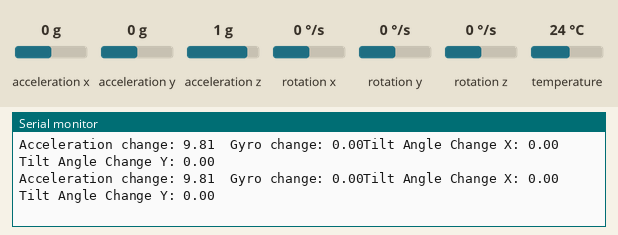
Bench run of a sketch on a simulated Arduino Uno, built with avr-gcc and run on an emulated ATmega328P. Shown: the last lines printed to the serial monitor. Inputs (shaded band) come from the test bench; at power-on: acceleration x 0 g, acceleration y 0 g, acceleration z 1 g, rotation x 0 °/s, rotation y 0 °/s, rotation z 0 °/s, temperature 24 °C.

Above: at 1.2 s.
1.3 s: acceleration x set to -1.4 g
At 1.38 s:
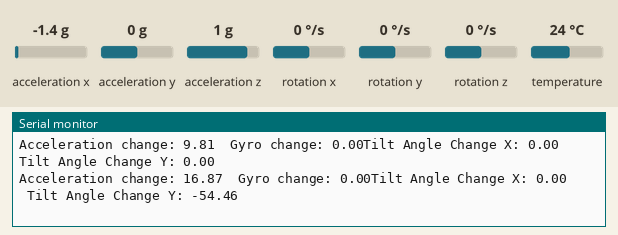
2.8 s: acceleration y set to -1.4 g
At 2.85 s:
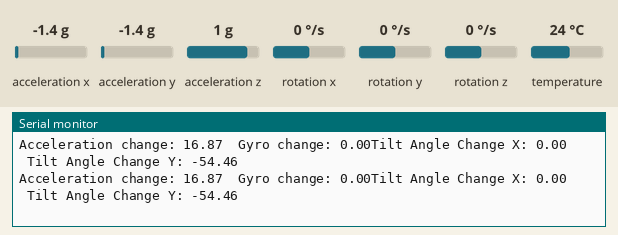
4.3 s: acceleration x set to 0.8 g
At 4.34 s:
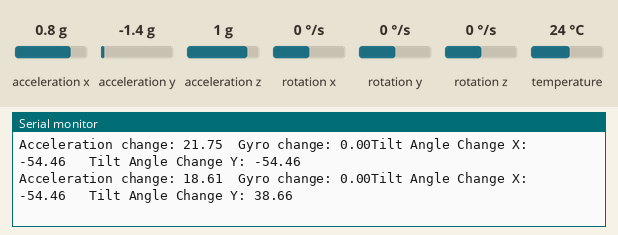
7.3 s: acceleration z set to -1.4 g
At 7.3 s:
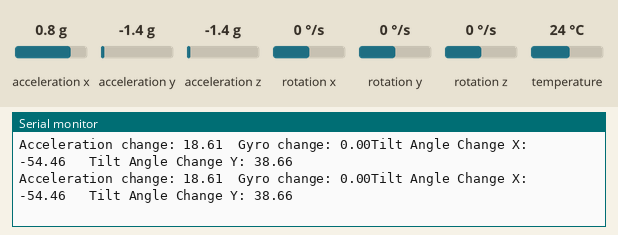
8.8 s: rotation x set to -192 °/s
At 8.88 s:
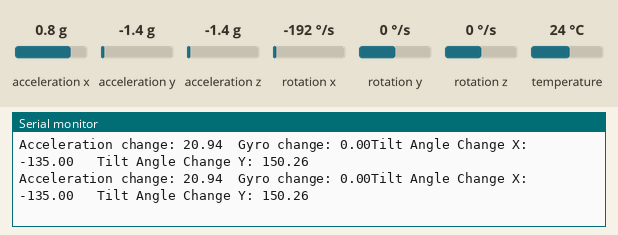
Timing chart, 0 to 11.3 s (numbered marks = the images above; inputs shaded):
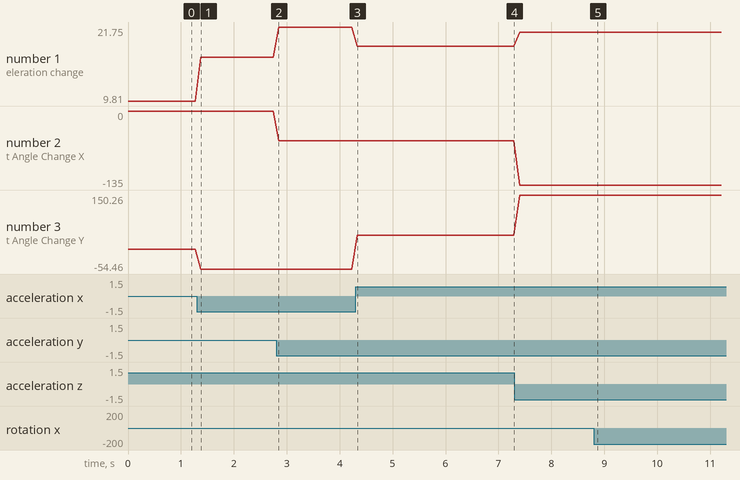

Measured:
- after the input at 1.3 s, the serial monitor: prints a new line after 0.07 s (image 1)
- after the input at 4.3 s, the serial monitor: prints a new line at once (image 3)
- plotted number 1: 9.81 → 16.87 after the input at 1.3 s, 16.87 → 21.75 after the input at 2.8 s, 21.75 → 18.61 after the input at 4.3 s, 18.61 → 20.94 after the input at 7.3 s
- plotted number 2: -54.46 → -135 after the input at 7.3 s
- plotted number 3: 0 → -54.46 after the input at 1.3 s, -54.46 → 38.66 after the input at 4.3 s, 38.66 → 150.26 after the input at 7.3 s

The sketch:

mpu6050_setup.ino
```cpp
#include <Adafruit_MPU6050.h>
#include <Wire.h>
#include <math.h>

Adafruit_MPU6050 mpu;

void setup() {
  Serial.begin(115200);

  // Initialize MPU6050
  if (!mpu.begin()) {
    Serial.println("Failed to find MPU6050 chip");
    while (1) {
      delay(10);
    }
  }

  Serial.println("Found MPU6050");

}

void loop() {

  sensors_event_t a, g, temp;
  mpu.getEvent(&a, &g, &temp);

  float accelX = a.acceleration.x;
  float accelY = a.acceleration.y;
  float accelZ = a.acceleration.z;
  float gyroX = g.gyro.x;
  float gyroY = g.gyro.y;
  float gyroZ = g.gyro.z;

  // Serial.print("Acceleration X: ");
  // Serial.print(accelX);
  // Serial.print(", Y: ");
  // Serial.print(accelY);
  // Serial.print(", Z: ");
  // Serial.print(accelZ);
  // Serial.println(" m/s^2");

  // Serial.print("Rotation X: ");
  // Serial.print(gyroZ);
  // Serial.print(", Y: ");
  // Serial.print(gyroY);
  // Serial.print(", Z: ");
  // Serial.print(gyroZ);
  // Serial.println(" rad/s");
  float tlt_X = atan2(accelY, accelZ) * 180 / PI;
  float tlt_Y = atan2(accelX, accelZ) * 180 / PI;

  float tot_acc = sqrt(accelX * accelX + accelY * accelY + accelZ * accelZ);
  float tot_gyr = sqrt(gyroX * gyroX + gyroY * gyroY + gyroZ * gyroZ);

  Serial.print("Acceleration change: ");
  Serial.print(tot_acc);
  Serial.print("\tGyro change: ");
  Serial.print(tot_gyr);

  Serial.print("Tilt Angle Change X: ");
  Serial.print(tlt_X);
  Serial.print("\t Tilt Angle Change Y: ");
  Serial.println(tlt_Y);

  delay(100);
}
```
